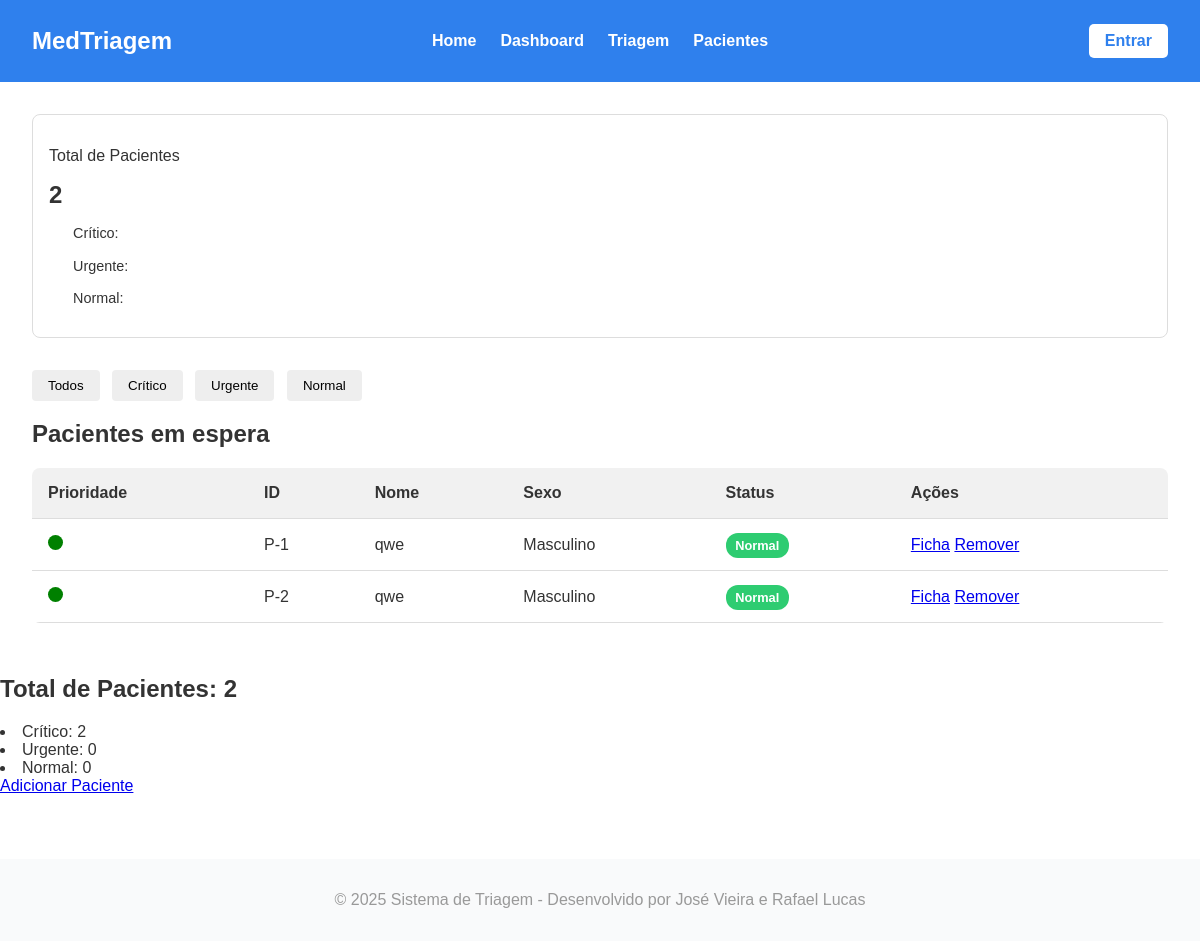
The app's page /master/listar/, older data.
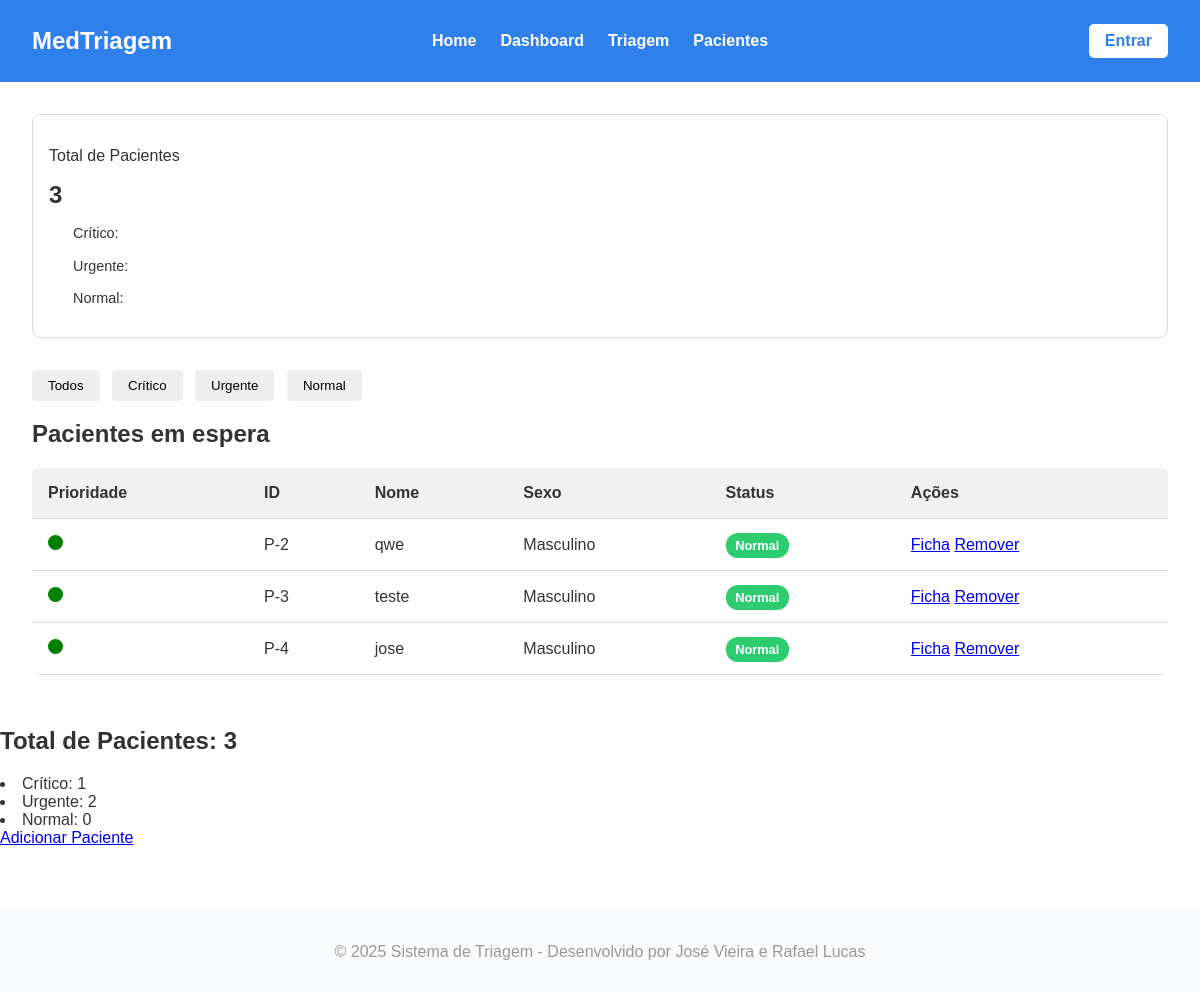
The same page, newer data.
### triagem/models.py (models this page shows, shortened)
class Paciente(models.Model):
    Sexualidade = [
        ('Masculino', 'Masculino'),
        ('Feminino', 'Feminino'),
    ]
    Convenios = [
        ('SUS', 'SUS'),
        ('Unimed', 'Unimed'),
        ('Hapvida', 'Hapvida'),
        ('Amil', 'Amil'),
        ('Bradesco Saude', 'Bradesco Saude'),
    ]
    Status = [
        ('Aguardando', 'Aguardando'),
        ('Em atendimento', 'Em atendimento'),
        ('Concluido', 'Concluido'),
    ]
    Sintomas = [
        ('Febre', 'Febre'),
        ('Dor de Cabeça', 'Dor de Cabeça'),
        ('Falta de Ar', 'Falta de Ar'),
        ('Náusea/Vômito', 'Náusea/Vômito'),
        ('Tontura', 'Tontura'),
        ('Fraqueza', 'Fraqueza'),
    ]
    Risco = [
        ('Vermelho', 'Emergência'),
        ('Laranja', 'Muito Urgente'),
        ('Amarelo', 'Urgente'),
        ('Verde', 'Pouco Urgente'),
        ('Azul', 'Não Urgente'),
    ]
    nome = models.CharField(max_length=100)
    idade = models.CharField(max_length=3)
    sexo = models.CharField(choices=Sexualidade, max_length=50)
    cpf = models.CharField(max_length=11)
    convenio = models.CharField(choices=Convenios, max_length=50)
    hora_chegada = models.TimeField(blank=True, null=True)
    temperatura = models.CharField(max_length=2)
    pulso = models.CharField(max_length=2)
    queixa = models.CharField(max_length=1000)
    dor = models.IntegerField(validators=[MinValueValidator(0), MaxValueValidator(10)])
    inicio_sintomas = models.DateField(blank=True, null=True)
    sintomas_associados = models.CharField(choices=Sintomas, max_length=50)
    observacoes = models.CharField(blank=True, null=True, max_length=1000)
    classificacao = models.CharField(choices=Risco, max_length=50)
    status_atendimento = models.CharField(max_length=20, choices=Status, default='Esperando')
    @property
    def status(self):
        if self.classificacao == 'Vermelho':
            return 'Crítico'
        elif self.classificacao in ['Laranja', 'Amarelo']:
            return 'Urgente'
        else:
            return 'Normal'

### triagem/views.py (the view)
# urls.py: path('listar/', list_view, name='listar'),
def list_view(request):
    pacientes = Paciente.objects.all()
    status_contagem = Counter(p.status for p in pacientes)
    return render(request, 'site/listar.html', {
        'pacientes': pacientes,
        'status_contagem': status_contagem
    })

### triagem/templates/site/listar.html (shortened to what this page needs)
{% load static %}
<!DOCTYPE html>
<html lang="pt-br">
<head>
    <link rel="stylesheet" href="{% static 'front/css/base.css' %}?v=2">
    <link rel="stylesheet" href="{% static 'front/css/listar.css' %}?v=2">
</head>
<body>
    <header>
        <h1><a href="{% url 'hosp:index' %}">MedTriagem</a></h1>
        <nav class="menu-links">
            <a href="{% url 'hosp:index' %}" ><p>Home</p></a>
            <a href="{% url 'hosp:listar' %}" ><p>Dashboard</p></a>
            <a href="{% url 'hosp:criar' %}" ><p>Triagem</p></a>
            <a href="{% url 'hosp:listar' %}" ><p>Pacientes</p></a>
        </nav>
         <div class="entrar">
            <a href="{% url 'hosp:listar' %}" class="btn-entrar">Entrar</a>
        </div>
    </header>
    <main class="dashboard-container">
        <section class="cards">
            <div class="card">
                <p>Total de Pacientes</p>
                <h2>{{ pacientes|length }}</h2></h2>
                <div class="prioridades">
                    <p><span class="dot red"></span> Crítico: {{ total_critico}}</p>
                    <p><span class="dot yellow"></span> Urgente: {{ total_urgente}}</p>
                    <p><span class="dot green"></span> Normal: {{ total_normal}}</p>
                </div>
            </div>
        </section>
        <div class="filtros">
            <button class="filtro-btn ativo">Todos</button>
            <button class="filtro-btn">Crítico</button>
            <button class="filtro-btn">Urgente</button>
            <button class="filtro-btn">Normal</button>
        </div>
        <section class="table-section">
            <h2>Pacientes em espera</h2>
            <table>
                <thead>
                    <tr>
                        <th>Prioridade</th>
                        <th>ID</th>
                        <th>Nome</th>
                        <th>Sexo</th>
                        <th>Status</th>
                        <th>Ações</th>
                    </tr>
                </thead>
                <tbody>
                    {% for paciente in pacientes %}
                    <tr>
                        <td>
                            {% if paciente.prioridade|lower == "critico" %}
                                <span class="dot critico"></span>
                            {% elif paciente.prioridade|lower == "urgente" %}
                                <span class="dot urgente"></span>
                            {% else %}
                                <span class="dot normal"></span>
                            {% endif %}
                        </td>
                        <td>P-{{ paciente.id }}</td>
                        <td>{{ paciente.nome }}</td>
                        <td>{{ paciente.sexo }}</td>
                        <td>
                           {% if paciente.prioridade|lower == "critico" %}
                                <span class="status-tag critico">Crítico</span>
                            {% elif paciente.prioridade|lower == "urgente" %}
                                <span class="status-tag urgente">Urgente</span>
                            {% else %}
                                <span class="status-tag normal">Normal</span>
                            {% endif %}
                        </td>
                        <td>
                            <a href="{% url 'hosp:mostrar' paciente.id %}">Ficha</a>
                            <a href="{% url 'hosp:deletar' paciente.id %}" onclick="return confirm('Tem certeza disso?')">Remover</a>
                        </td>
                    </tr>
                    {% endfor %}
                </tbody>
            </table>
        </section>
    </main>
    <h2>Total de Pacientes: {{ pacientes|length }}</h2>
    <li>Crítico: {{ status_contagem.Crítico|default:0 }}</li>
    <li>Urgente: {{ status_contagem.Urgente|default:0 }}</li>
    <li>Normal: {{ status_contagem.Normal|default:0 }}</li>
    <a href="{% url 'hosp:criar' %}">Adicionar Paciente</a>
    <footer>
        <p>© 2025 Sistema de Triagem - Desenvolvido por José Vieira e Rafael Lucas</p>
    </footer>
</body>
</html>

### triagem/static/front/css/base.css (style rules this page uses)
body { margin: 0; font-family: 'Segoe UI', Tahoma, Geneva, Verdana, sans-serif; background-color: #ffffff; color: #333; }
header { background-color: #2f80ed; color: white; padding: 1rem 2rem; display: grid; grid-template-columns: 1fr 1fr 1fr; align-items: center; position:relative; }
header a { text-decoration: none; color: inherit; }
header h1 { margin: 0; font-size: 1.5rem; grid-column: 1; }
main { background-color: #ffffff; }
.menu-links { display:flex; justify-content: center; gap: 1.5em; grid-column: 2; }
.menu-links a { color: white; text-decoration: none; font-weight: bold; transition: opacity 0.2s; }
.entrar { grid-column: 3; display: flex; justify-content: flex-end; }
.btn-entrar { background-color: white; color: #2f80ed; padding: 0.5rem 1rem; border-radius: 5px; text-decoration: none; font-weight: bold; transition: background-color 0.2s, color 0.2s; }
footer { text-align: center; color: #999; margin-top: 4rem; padding: 1rem; background-color: #f9fafb; }

### triagem/static/front/css/listar.css (style rules this page uses)
body { font-family: Arial, sans-serif; margin: 0; color: #333; }
.dashboard-container { padding: 2rem; }
.cards { display: flex; gap: 1rem; margin-bottom: 2rem; }
.card { background: #fff; padding: 1rem; border: 1px solid #ddd; border-radius: 8px; flex: 1; }
.card h2 { margin: 0.5rem 0; }
.prioridades { font-size: 0.9rem; }
.dot { height: 15px; width: 15px; border-radius: 50%; display: inline-block; margin-right: 5px; }
.dot.normal { background-color: green; }
.filtros { margin-bottom: 1rem; }
.filtro-btn { padding: 0.5rem 1rem; border: none; margin-right: 0.5rem; border-radius: 4px; background: #eee; cursor: pointer; }
.table-section table { width: 100%; border-collapse: collapse; background: #fff; border-radius: 8px; overflow: hidden; }
table thead { background: #f1f1f1; }
table th, table td { padding: 1rem; text-align: left; border-bottom: 1px solid #ddd; }
.status-tag { padding: 0.3rem 0.6rem; border-radius: 12px; font-size: 0.8rem; color:#fff; font-weight: bold; }
.status-tag.normal { background: #2ecc71; }

Row changes from the older to the newer data that the page shows:
removed Paciente: id "1", nome "qwe", sexo "Masculino"
added Paciente: id "3", nome "teste", sexo "Masculino"
added Paciente: id "4", nome "jose", sexo "Masculino"
Text that changed along with them:
{{ pacientes|length }}: "2" → "3"
{{ status_contagem.Crítico|default:0 }}: "2" → "1"
{{ status_contagem.Urgente|default:0 }}: "0" → "2"
